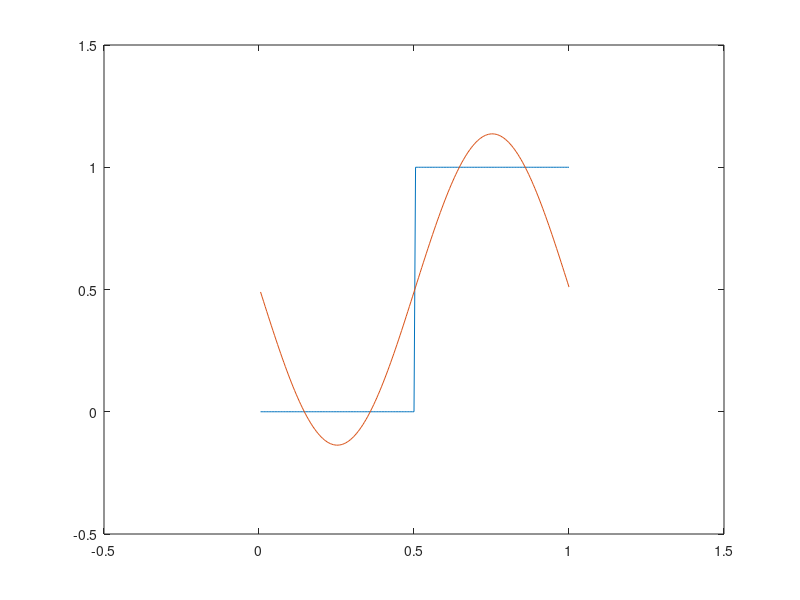

This chart was generated by the following MATLAB code: (Note: this script raises an error after producing the figure.)
%The following will be an attempt to represent various
%Functions using the Fourier series

clc, clf;
clear all, close all;

dx = 0.005;
L = 1;
x = dx:dx:L; %starts at approx 0 but not
%Another reason is because length is now 200 not 201
%And there would be double counting
f = ones(size(x));
%turn f from 1 from 0to L to be 0 from 0 to L/2 then 1 from L/2 to L
f(1:length(f)/2) = 0*f(1:length(f)/2);
plot(x,f)
%note could comment away lines 14 and 15 and replace with:
%f = sin(@*pi*x)
axis([-0.5, 1.5, -0.5, 1.5])
hold on

%Now for FS approximations:
fFS = zeros(size(x));
%DC offset
A0 = (2/L)*sum(f.*ones(size(x)))*dx;
%The 'm' stuff is for visual of seeing how u increase n the approx gets
%better
for m = 1:100 
    hold off
    plot(x,f)
    axis([-0.5, 1.5, -0.5, 1.5])
    
    %Initially starting at n = 0:
    fFS = A0/2;
    
    %Now for the series rep:
    
    for n = 1:m
        An = (2/L)*sum(f.*cos(2*pi*n*x/L))*dx;
        Bn = (2/L)*sum(f.*sin(2*pi*n*x/L))*dx;
        
        fFS = fFS + An*cos(2*pi*n*x/L) + Bn*sin(2*pi*n*x/L);    
    end
    hold on
    plot(x,fFS)
    legend("Original unit step", "FS approximate for n = " + m)

    drawnow
    pause(0.01)
end

%Note at m(n) = 100, we get an exact replica. This is due to aliasing due
%to the specific dx = 0.005 and L = 1 (ie 200 pts)
